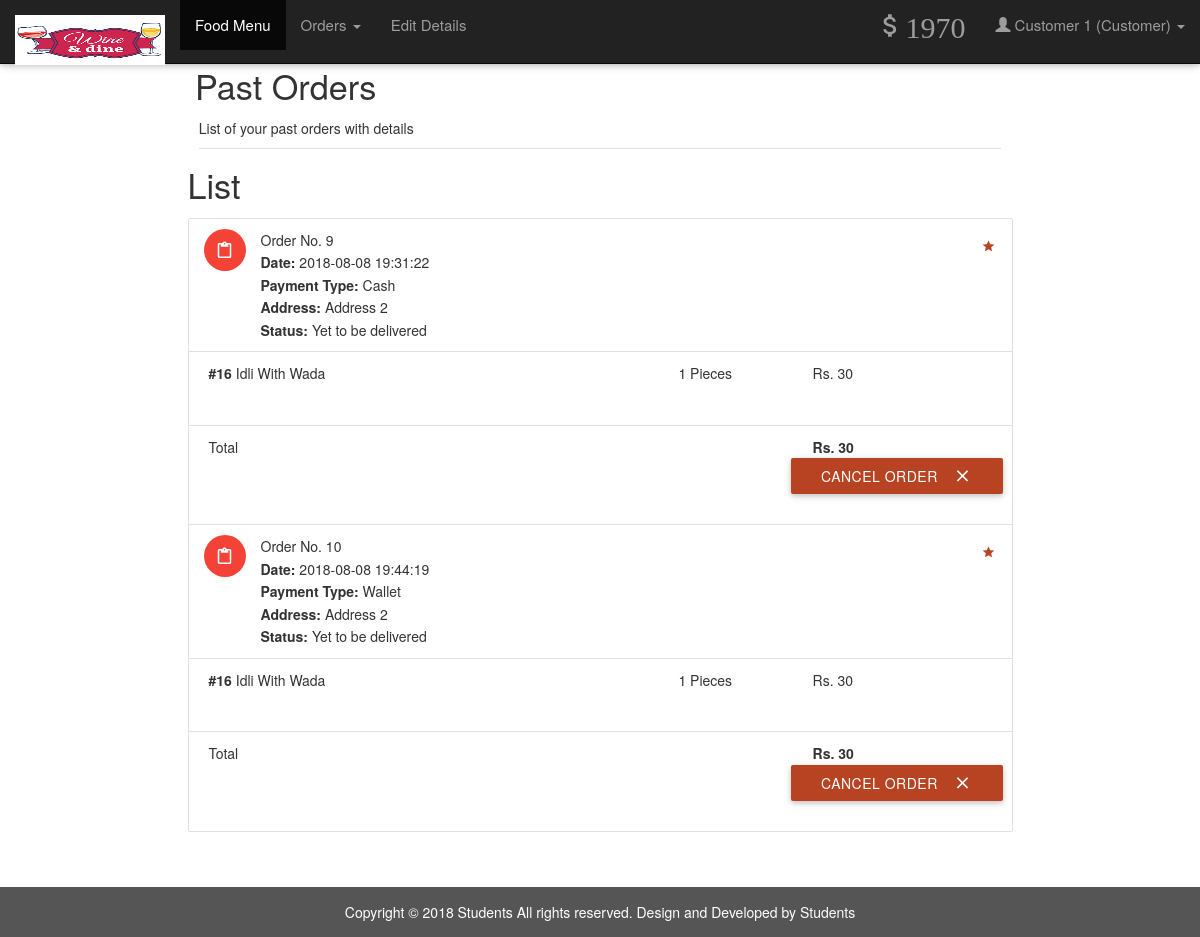
Page /orders.php (signed in) on the committed database.
### tables this page shows
CREATE TABLE `wallet_details` (
  `id` int(11) NOT NULL AUTO_INCREMENT,
  `wallet_id` int(11) NOT NULL,
  `number` varchar(16) NOT NULL,
  `cvv` int(3) NOT NULL,
  `balance` int(11) NOT NULL DEFAULT 2000,
  PRIMARY KEY (`id`),
  UNIQUE KEY `wallet_id` (`wallet_id`),
  UNIQUE KEY `id` (`id`),
  CONSTRAINT `wallet_details_ibfk_1` FOREIGN KEY (`wallet_id`) REFERENCES `wallet` (`id`)
);

CREATE TABLE `orders` (
  `id` int(11) NOT NULL AUTO_INCREMENT,
  `customer_id` int(11) NOT NULL,
  `address` varchar(300) NOT NULL,
  `description` varchar(300) NOT NULL,
  `date` datetime NOT NULL DEFAULT current_timestamp(),
  `payment_type` varchar(16) NOT NULL DEFAULT 'Wallet',
  `total` int(11) NOT NULL,
  `status` varchar(25) NOT NULL DEFAULT 'Yet to be delivered',
  `deleted` tinyint(4) NOT NULL DEFAULT 0,
  PRIMARY KEY (`id`),
  UNIQUE KEY `id` (`id`),
  KEY `customer_id` (`customer_id`),
  CONSTRAINT `orders_ibfk_1` FOREIGN KEY (`customer_id`) REFERENCES `users` (`id`)
);

CREATE TABLE `order_details` (
  `id` int(11) NOT NULL AUTO_INCREMENT,
  `order_id` int(11) NOT NULL,
  `item_id` int(11) NOT NULL,
  `quantity` int(11) NOT NULL,
  `price` int(11) NOT NULL,
  PRIMARY KEY (`id`),
  UNIQUE KEY `id` (`id`),
  KEY `item_id` (`item_id`),
  KEY `order_id` (`order_id`),
  CONSTRAINT `order_details_ibfk_1` FOREIGN KEY (`item_id`) REFERENCES `items` (`id`),
  CONSTRAINT `order_details_ibfk_2` FOREIGN KEY (`order_id`) REFERENCES `orders` (`id`)
);

CREATE TABLE `items` (
  `id` int(11) NOT NULL AUTO_INCREMENT,
  `name` varchar(20) NOT NULL,
  `price` int(11) NOT NULL,
  `menu_type` varchar(255) NOT NULL DEFAULT '',
  `deleted` tinyint(4) NOT NULL DEFAULT 0,
  `location` varchar(255) DEFAULT '',
  PRIMARY KEY (`id`),
  UNIQUE KEY `name` (`name`),
  UNIQUE KEY `id` (`id`)
);

### includes/wallet.php (called while the page is built, shortened)
<?php
$user_id=$_SESSION['user_id'];
$sql = mysqli_query($con, "SELECT * FROM wallet where customer_id = $user_id");
while($row1 = mysqli_fetch_array($sql)){
$wallet_id = $row1['id'];
}
$sql = mysqli_query($con, "SELECT * FROM wallet_details where wallet_id = $wallet_id");
while($row1 = mysqli_fetch_array($sql)){
$balance = $row1['balance'];
}
?>

### includes/connect.php (called while the page is built, shortened)
<?php
$name = $_SESSION['name'];
$role = $_SESSION['role'];
?>

### orders.php (the view, shortened to what this page needs)
<?php
include 'includes/connect.php';
include 'includes/wallet.php';
  if($_SESSION['customer_sid']==session_id() || isset($_SESSION['owner_sid']))
  {
    ?>
<!DOCTYPE html>
<html lang="en">
<head>
<link href="css/bootstrap.min.css" type="text/css" rel="stylesheet" media="screen,projection">
  <link href="css/materialize.min.css" type="text/css" rel="stylesheet" media="screen,projection">
  <link href="js/plugins/perfect-scrollbar/perfect-scrollbar.css" type="text/css" rel="stylesheet" media="screen,projection">
</head>
<body>
<?php include("user_menu.php");?>
<div class="container" style="margin-top:50px">
        <h4>Past Orders</h4>
        <div class="row">
                  <div class="col-md-12">
                  <p class="caption">List of your past orders with details</p>
          <div class="divider"></div>
          <div id="work-collections" class="seaction">
          <?php
          if(isset($_GET['status'])){
            $status = $_GET['status'];
          }
          else{
            $status = '%';
          }
          $sql = mysqli_query($con, "SELECT * FROM orders WHERE customer_id = $user_id AND status LIKE '$status';;");
          echo '              <div class="row">
                <div>
                    <h4 class="header">List</h4>
                    <ul id="issues-collection" class="collection">';
          while($row = mysqli_fetch_array($sql))
          {
            $status = $row['status'];
            echo '<li class="collection-item avatar">
                              <i class="mdi-content-content-paste red circle"></i>
                              <span class="collection-header">Order No. '.$row['id'].'</span>
                              <p><strong>Date:</strong> '.$row['date'].'</p>
                              <p><strong>Payment Type:</strong> '.$row['payment_type'].'</p>
                <p><strong>Address: </strong>'.$row['address'].'</p>
                              <p><strong>Status:</strong> '.($status=='Paused' ? 'Paused <a  data-position="bottom" data-delay="50" data-tooltip="Please contact administrator for further details." class="btn-floating waves-effect waves-light tooltipped cyan">    ?</a>' : $status).'</p>
                '.(!empty($row['description']) ? '<p><strong>Note: </strong>'.$row['description'].'</p>' : '').'
                <a href="#" class="secondary-content"><i class="mdi-action-grade"></i></a>
                              </li>';
            $order_id = $row['id'];
            $sql1 = mysqli_query($con, "SELECT * FROM order_details WHERE order_id = $order_id;");
            while($row1 = mysqli_fetch_array($sql1))
            {
              $item_id = $row1['item_id'];
              $sql2 = mysqli_query($con, "SELECT * FROM items WHERE id = $item_id;");
              while($row2 = mysqli_fetch_array($sql2)){
                $item_name = $row2['name'];
              }
              echo '<li class="collection-item">
                            <div class="row">
                            <div class="col s7">
                            <p class="collections-title"><strong>#'.$row1['item_id'].'</strong> '.$item_name.'</p>
                            </div>
                            <div class="col s2">
                            <span>'.$row1['quantity'].' Pieces</span>
                            </div>
                            <div class="col s3">
                            <span>Rs. '.$row1['price'].'</span>
                            </div>
                            </div>
                            </li>';
              $id = $row1['order_id'];
            }
                echo'<li class="collection-item">
                                        <div class="row">
                                            <div class="col s7">
                                                <p class="collections-title"> Total</p>
                                            </div>
                                            <div class="col s2">
                      <span> </span>
                                            </div>
                                            <div class="col s3">
                                                <span><strong>Rs. '.$row['total'].'</strong></span>
                                            </div>';
                if(!preg_match('/^Cancelled/', $status)){
                  if($status != 'Delivered'){
                echo '<form action="routers/cancel-order.php" method="post">
                    <input type="hidden" value="'.$id.'" name="id">
                    <input type="hidden" value="Cancelled by Customer" name="status">
                    <input type="hidden" value="'.$row['payment_type'].'" name="payment_type">
                    <button class="btn waves-effect waves-light right submit" type="submit" name="action">Cancel Order
                                              <i class="mdi-content-clear right"></i>
                    </button>
                    </form>';
                }
                }
                echo'</div></li>';
          }
          ?>
           </ul>
                </div>
              </div>
            </div>
                  </div>
        </div>
</div>
<?php include("footer.php");?>
</body>
</html>
<?php
  }
?>

### user_menu.php (shortened to what this page needs)
<nav class="navbar navbar-inverse navbar-fixed-top">
          <div class="container-fluid">
            <div class="navbar-header">
              <a class="navbar-brand" href="#"><img src="images/l2.png" alt="logo" width="150px"; height="50px"></a>
            </div>
            <div class="collapse navbar-collapse" id="myNavbar">
              <ul class="nav navbar-nav">
                <li class="active"><a href="index.php">Food Menu</a></li>
                <li class="dropdown">
                <a class="dropdown-toggle" data-toggle="dropdown" href="#">Orders
                <span class="caret"></span></a>
                </li>
                <li><a href="details.php"> Edit Details</a>
              </ul>
              <ul class="nav navbar-nav navbar-right">
                      <li><a href="#" ><i class="mdi-editor-attach-money"><?php echo $balance;?></i></a>
                      </li>
                      <li class="dropdown">
                <a class="dropdown-toggle" data-toggle="dropdown" href="#"><span class="glyphicon glyphicon-user"></span> <?php echo $name;?> (<?php echo $role;?>)
                <span class="caret"></span></a>
              </li>
              </ul>
            </div>
          </div>
        </nav>

### rows in the picture
wallet_details: balance "1970"
orders: id "9", date "2018-08-08 19:31:22", payment_type "Cash", address "Address 2", status "Yet to be delivered", total "30"
order_details: item "16", item.name "Idli With Wada", quantity "1", price "30"
orders: id "10", date "2018-08-08 19:44:19", payment_type "Wallet", address "Address 2", status "Yet to be delivered", total "30"
order_details: item "16", item.name "Idli With Wada", quantity "1", price "30"

### other values in the picture
$name "Customer 1"
$role "Customer"
